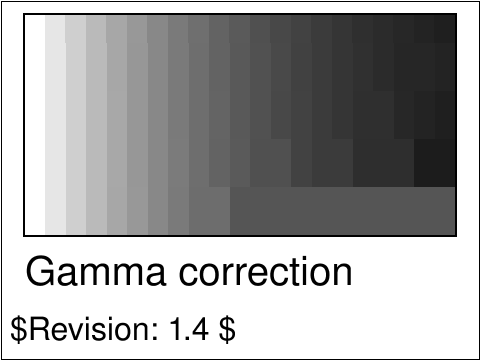
#> input picture test_non_regression/fail/image/struct-image-03-t.png, 480 x 360 px
$ python -i image.py   (imports and definitions only)
#> lines starting #> are read from the running program, lines starting #| are printed output that depends on the picture
"""
Images manager.

Raster images go through Pillow when they need to be transformed (EXIF
orientation, ``invert_images``, CMYK conversion…).  The ``invert_images``
option only changes the RGB channels of a decoded image: alpha values are
kept as-is, transparent pixels stay transparent, and the source bytes or
Pillow objects given by the caller are never modified.

"""

import os.path
from io import BytesIO

from PIL import Image, ImageOps

from .helpers import node_format, preserve_ratio, size
from .parser import Tree
from .surface import cairo
from .url import parse_url

# [4 lines that did not run here, left out]

PNG_SIGNATURE = b'\x89PNG\r\n\x1a\n'
EXIF_ORIENTATION = 0x0112

# Modes that PNG and Cairo both handle natively: they are kept untouched so
# that disabling the options gives byte-identical images.
NATIVE_MODES = frozenset(('1', 'L', 'LA', 'P', 'RGB', 'RGBA'))
# Grayscale modes using samples in the 0..65535 range.
HIGH_DEPTH_GRAY_MODES = frozenset((
    'I', 'I;16', 'I;16B', 'I;16L', 'I;16N'))
# Modes without a well-defined 8-bit RGB equivalent.  They are reported
# instead of being silently converted to black or white.
UNSUPPORTED_MODES = frozenset(('F', 'HSV', 'LAB', 'YCbCr'))


# [221 lines left out: functions image, has_exif_orientation, _png_has_chunk, open_image, invert_image, to_rgba and 1 more, not called in this run]

>>> from PIL import Image
>>> picture = Image.open('../test_non_regression/fail/image/struct-image-03-t.png')
#> picture is the input picture: PIL image 480x360 RGBA; mean R, G, B, A 61.4, 61.4, 61.4, 152.1
>>> result = invert_image(picture)
#> in invert_image, `red, green, blue, alpha = image.split()`:
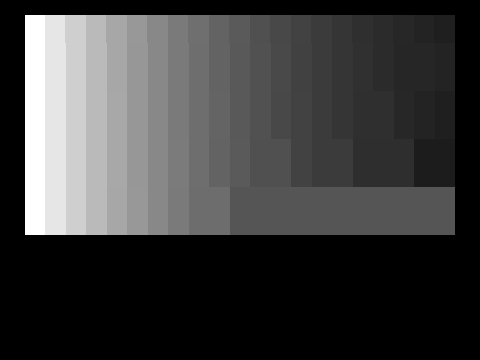
#> red: PIL image 480x360 L; min 0, max 255, mean 61.4
#> in invert_image, `red, green, blue, alpha = image.split()`:
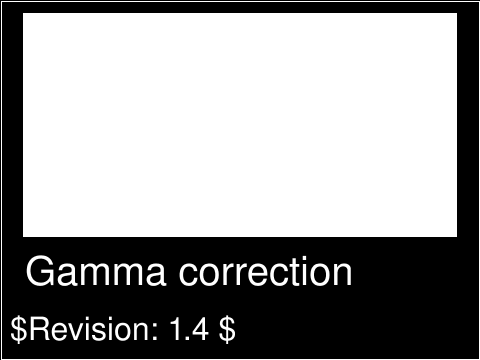
#> alpha: PIL image 480x360 L; min 0, max 255, mean 152.1
#> in invert_image, `return Image.merge( 'RGBA', (*map(ImageOps.invert, (red, green, blue))..`:
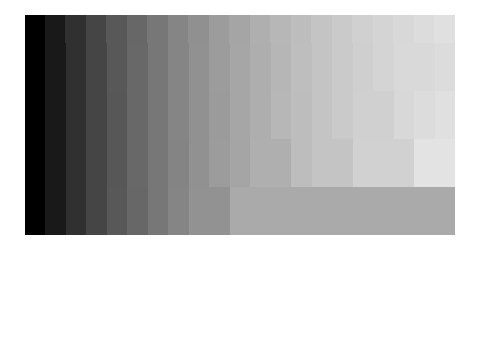
#> returned value: PIL image 480x360 RGBA; mean R, G, B, A 193.6, 193.6, 193.6, 152.1; transparent parts drawn white
